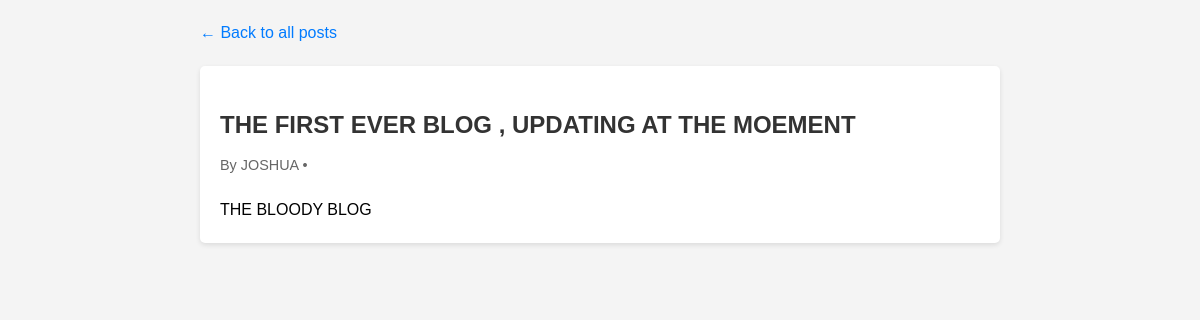
The app's page /post/1/ with its own data.
### blog/models.py (models this page shows)
class Blog(models.Model):
    class Status(models.TextChoices):
        DRAFT = 'DF', 'Draft'
        PUBLISHED = 'PB', 'Published'
        ARCHIVED = 'AR', 'Archived'
    title = models.CharField(max_length=200)
    body = models.TextField(max_length=5000)
    author = models.ForeignKey(settings.AUTH_USER_MODEL, on_delete=models.CASCADE, related_name='blogs')
    slug = models.SlugField(max_length=200, unique=True, blank=True)
    choices = models.CharField(max_length=2, choices=Status.choices, default=Status.DRAFT)
    tags = models.ManyToManyField('Tags', blank=True)
    publish =models.DateTimeField(default=timezone.now)
    created = models.DateTimeField(auto_now_add=True)
    updated =models.DateTimeField(auto_now=True)
    objects = models.Manager()
    published = PublishedManager()

### blog/views.py (the view)
# urls.py: path('post/<int:id>/', views.post_detail, name = 'post_detail'),
def post_detail(request, id):
    posts = get_object_or_404(Blog, id=id, choices=Blog.Status.PUBLISHED)
    return render(request, 'blog/post_detail.html', {'post': posts} )

### blog/templates/blog/post_detail.html (shortened to what this page needs)
<!DOCTYPE html>
<html lang="en">
<head>
</head>
<body>
    <a href="{% url 'all_posts' %}" class="back-link">← Back to all posts</a>
    <article class="post">
        <h1 class="post-title">{{ post.title }}</h1>
        <div class="post-meta">
            <span>By {{ post.author }}</span>
            <span>• {{ post.created_at|date:"F j, Y" }}</span>
        </div>
        <div class="post-content">
            {{ post.body }}
        </div>
    </article>
</body>
</html>

### blog/templates/blog/post_detail.html (style rules this page uses)
body { font-family: Arial, sans-serif; line-height: 1.6; max-width: 800px; margin: 0 auto; padding: 20px; background-color: #f4f4f4; }
.post { background: white; padding: 20px; margin-bottom: 20px; border-radius: 5px; box-shadow: 0 2px 5px rgba(0,0,0,0.1); }
.post-title { color: #333; margin-bottom: 10px; }
.post-meta { color: #666; font-size: 0.9em; margin-bottom: 20px; }
.back-link { display: inline-block; margin-bottom: 20px; color: #007bff; text-decoration: none; }

### records on screen
Blog: title "THE FIRST EVER BLOG , UPDATING AT THE MOEMENT", author "JOSHUA", body "THE BLOODY BLOG"
